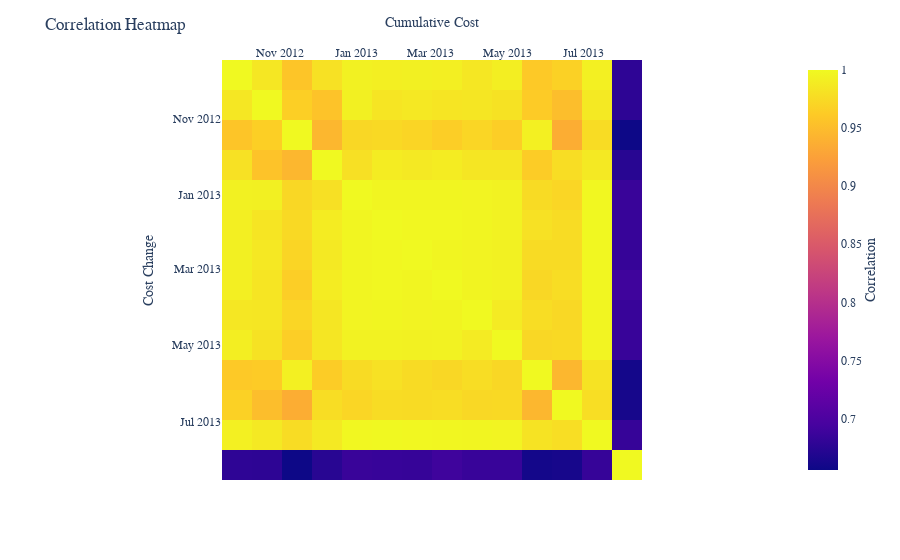

Notebook code cell kept with this figure:
### Markdown cell above
### Task 5: Heatmap

Create a heatmap visualization. Return text in the heatmap and move the x axes to the top of the graph.

### Code cell
fig = px.imshow(df.corr(numeric_only=True))
fig.update_layout(
    title="Correlation Heatmap",
    xaxis_title="Cumulative Cost",
    yaxis_title="Cost Change",
    xaxis=dict(side='top'),
    font=dict(family="Arial", size=12),
    coloraxis_colorbar=dict(title="Correlation", titleside="right"),
)

### Figure 1 — Plotly figure (JSON) as saved in the notebook; plotly's stock layout.template omitted (floating-point values rounded to 4 significant figures; data arrays with more than 128 entries replaced by an {"elided": "..."} marker saying what was removed)
{"data": [{"coloraxis": "coloraxis", "hovertemplate": "x: %{x}<br>y: %{y}<br>color: %{z}<extra></extra>", "name": "0", "type": "heatmap", "x": ["2012-10-01 00:00:00", "2012-11-01 00:00:00", "2012-12-01 00:00:00", "2013-01-01 00:00:00", "2013-02-01 00:00:00", "2013-03-01 00:00:00", "2013-04-01 00:00:00", "2013-05-01 00:00:00", "2013-06-01 00:00:00", "2013-07-01 00:00:00", "2013-08-01 00:00:00", "2013-09-01 00:00:00", "Cumulative Cost", "cost_change"], "xaxis": "x", "y": ["2012-10-01 00:00:00", "2012-11-01 00:00:00", "2012-12-01 00:00:00", "2013-01-01 00:00:00", "2013-02-01 00:00:00", "2013-03-01 00:00:00", "2013-04-01 00:00:00", "2013-05-01 00:00:00", "2013-06-01 00:00:00", "2013-07-01 00:00:00", "2013-08-01 00:00:00", "2013-09-01 00:00:00", "Cumulative Cost", "cost_change"], "yaxis": "y", "z": {"elided": "14x14 float values"}}], "layout": {"coloraxis": {"colorbar": {"title": {"side": "right", "text": "Correlation"}}, "colorscale": [[0, "#0d0887"], [0.1111, "#46039f"], [0.2222, "#7201a8"], [0.3333, "#9c179e"], [0.4444, "#bd3786"], [0.5556, "#d8576b"], [0.6667, "#ed7953"], [0.7778, "#fb9f3a"], [0.8889, "#fdca26"], [1, "#f0f921"]]}, "font": {"family": "Arial", "size": 12}, "margin": {"t": 60}, "title": {"text": "Correlation Heatmap"}, "xaxis": {"anchor": "y", "constrain": "domain", "domain": [0, 1], "scaleanchor": "y", "side": "top", "title": {"text": "Cumulative Cost"}}, "yaxis": {"anchor": "x", "autorange": "reversed", "constrain": "domain", "domain": [0, 1], "title": {"text": "Cost Change"}}}}
